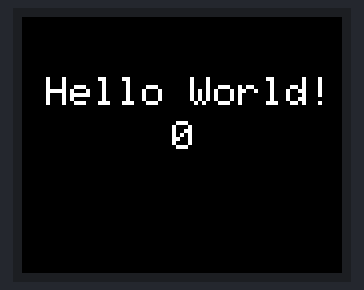
A sketch run on a simulated Arduino Uno, built with avr-gcc and run on an emulated ATmega328P. Shown: 160×128 colour display.

Above: at 0.2 s.
At 4.2 s:
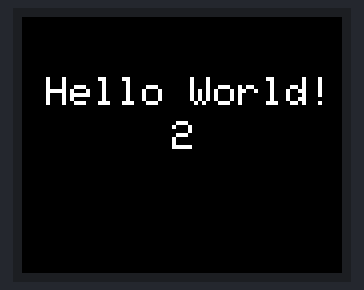
At 8.2 s:
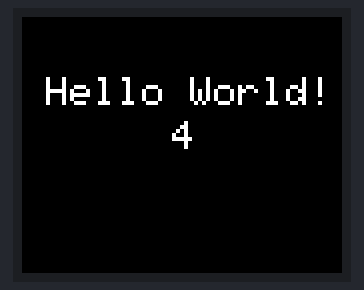
At 18.3 s:
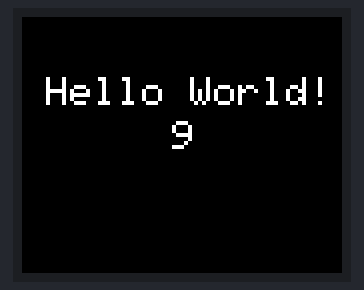
At 28.3 s:
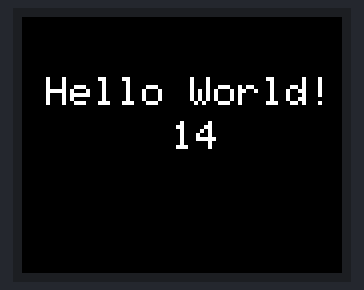
At 38.3 s:
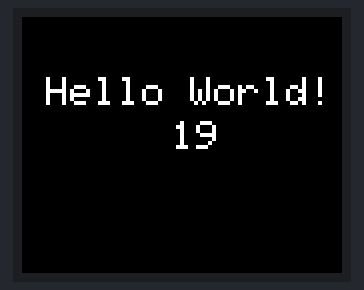

Measured:
- what the display in image 1 shows lasts 2.0 s, from 4.2 s to 6.2 s

The sketch:

1.77_160x128_arduino.ino
```cpp
/***
Test für das 1,77 Zoll SPI TFT-Display Arduino
***/

/* Pinnung
 *  !!! level shifter is required, display works ONLY with 3.3V !!!
 *
 *  Arduino Pin  --/\/\/\---- Display Pin
 *                   1k   |
 *                        >
 *                        < 2k2
 *                        >
 *                        |
 *                       -–-
 *
 *  Display (Pin) - Arduino
 *  GND  (1) - GND
 *  VCC  (2) - 5V
 *  SCK  (3) - D13
 *  SDA  (4) - D11
 *  RES  (5) - Arduino Reset-Pin
 *  RS   (6) - D8
 *  CS   (7) - GND
 *  LEDA (8) - 3.3V
 *
 *  LEDA kann auch an 5V doch dann wird das Display sehr schnell sehr heiß - was ich nicht für optimal halte.
 *  Beim Betrieb mit 3.3V ist das Display nur minimal dunkler und bleibt kalt.
// SCK (CLK) ---> Adruino pin D13
// MOSI(DIN) ---> Arduino pin D11
*/

#define TFT_PIN_CS   -1  // connect to GND
#define TFT_PIN_DC    8  //
#define TFT_PIN_RST  -1  // Arduino Reset-Pin

#include <SPI.h>             // SPI für die Kommunikation
#include <Adafruit_GFX.h>    // Adafruit Grafik-Bibliothek wird benötigt
#include <Adafruit_ST7735.h> // Adafruit ST7735-Bibliothek wird benötigt

Adafruit_ST7735 tft = Adafruit_ST7735(TFT_PIN_CS, TFT_PIN_DC, TFT_PIN_RST);  // ST7735-Bibliothek Setup

int cnt;

void setup(void) {
  /* ST7735-Chip initialisieren (INITR_BLACKTAB / INITR_REDTAB / INITR_GREENTAB) */
  tft.initR(INITR_BLACKTAB);
  tft.setRotation(1);
  tft.fillScreen(ST7735_BLACK);
  tft.setTextColor(ST7735_WHITE);
  tft.setTextSize(2);
}

void loop() {
  tft.setCursor(12,30);
  tft.print("Hello World!");
  // fill text area black before printing new value
  tft.fillRect(75,52,85,14,ST7735_BLACK);
  tft.setCursor(75,52);
  tft.print(cnt);
  cnt++;
  delay(2000);
}
```
